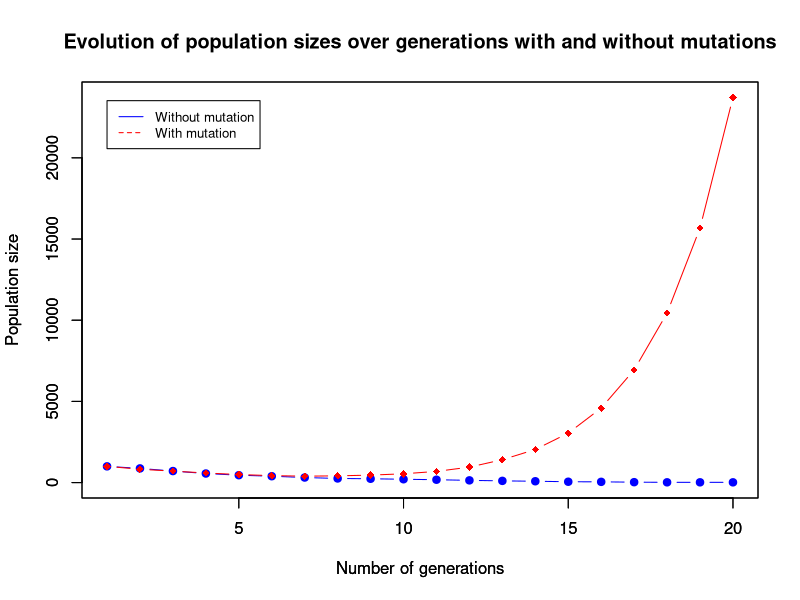
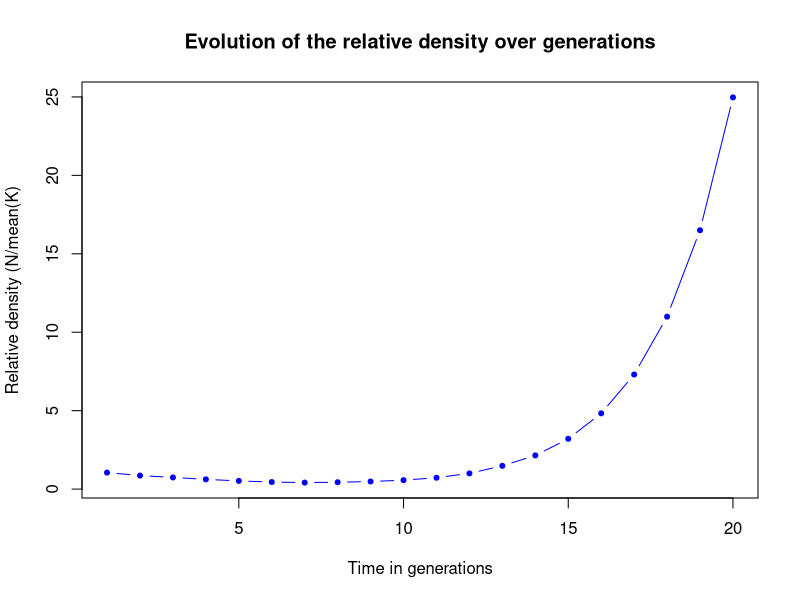
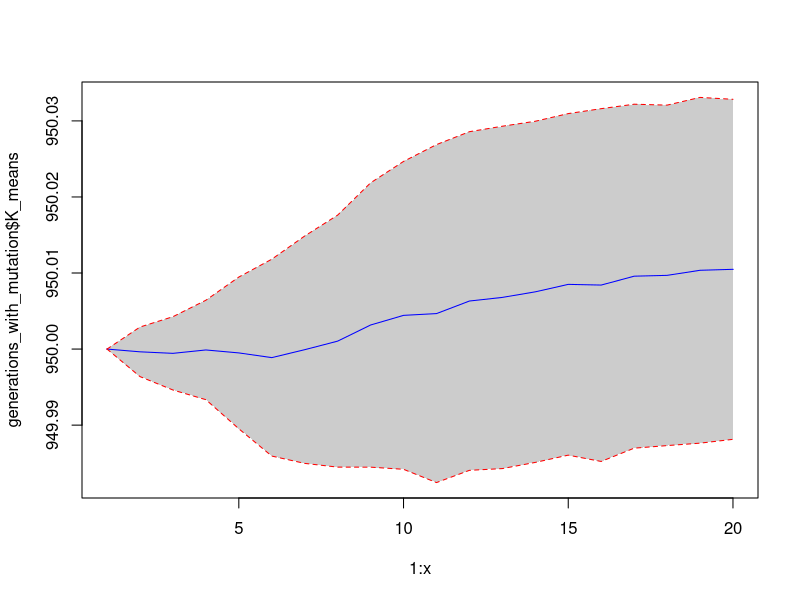
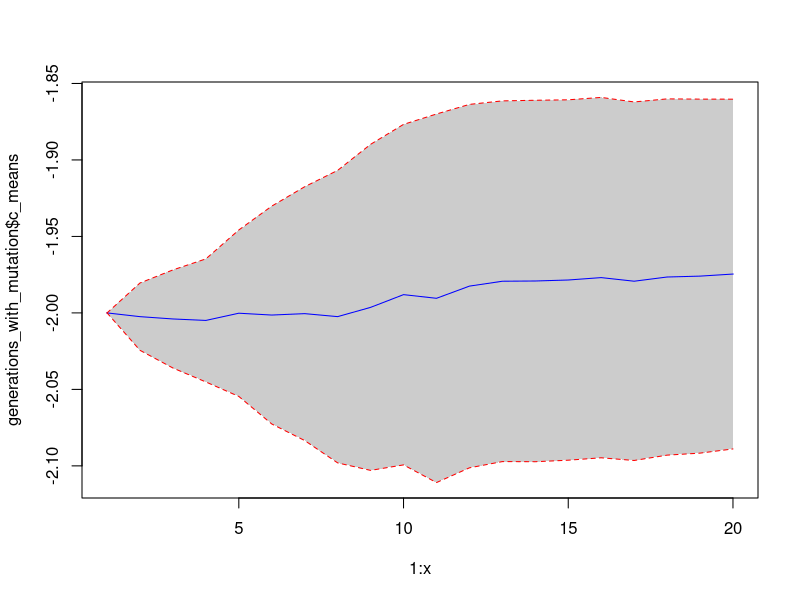
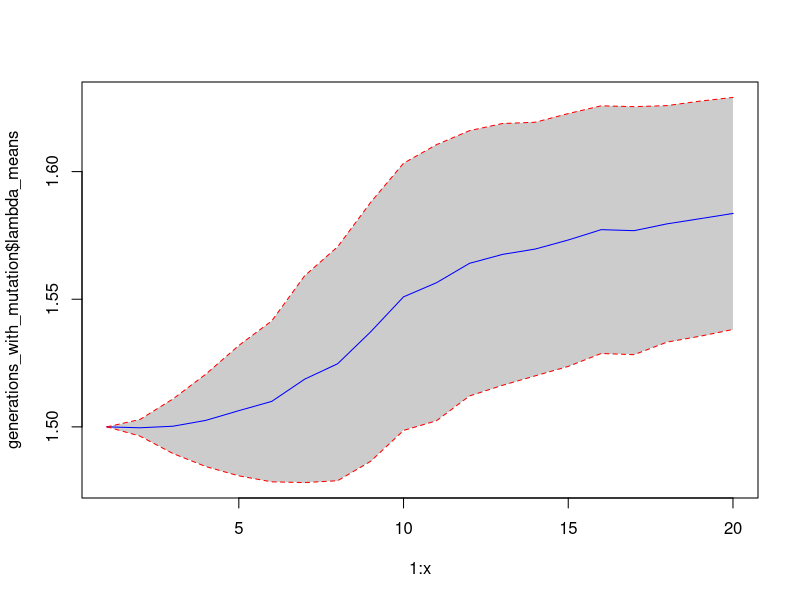

These charts were generated, in order, by the following R code:
## ---- chunk 1
# initial values
K <- 950 # equilibrium density, we interpreted "relaitevly small" as being close to the initial total density
lambda <- 1.5 # growth rate, also "relatively small"
N_init <- 1000 # initial total density
c <- -2 # complexity, less than -1
mu <- 0.01 # mutation rate, given
# we will define later r as the relative density à savoir N/mean(K)

# population initiale
population <- data.frame(K=rep(K, N_init), lambda=rep(lambda, N_init), c=rep(c, N_init))

## ---- chunk 2
# calculate fitnesses
calc_fitness <- function(N, K, lambda, c) {
  # make sure we're not accidentally dividing by 0
  if (any(lambda == 1)) {
    lambda <- 1.0000000001
  }
  res <- lambda / (1 + (lambda - 1)*((N/K)**((1-c)*lambda/(lambda-1))))
  return(res)
}
# test
# with(population[1,], calc_fitness(N_init, K, lambda, c))
## ---- chunk 3
# run
fitness <- with(population[1,], calc_fitness(N_init, K, lambda, c))
population$fitness <- rep(fitness, N_init)
## ---- chunk 4
# offspring per individual without mutation
offspring <- function(individual, N) {
  n_offspring <- rpois(1, individual$fitness)
  if (is.na(n_offspring)) {
    return(vector())
  } else {
    offspring <- data.frame(K=rep(individual$K, n_offspring), lambda=rep(individual$lambda, n_offspring), c=rep(individual$c, n_offspring), fitness=rep(individual$fitness, n_offspring))
    return(offspring)
  }
}
# test
# offspring(population[1,], N_init)
## ---- chunk 5
# next generation
next_generation <- function(population){
  next_gen <- data.frame(K=vector(), lambda=vector(), c=vector(), fitness=vector())
  for (i in 1:nrow(population)){
    o <- offspring(population[i,], nrow(population))
    next_gen <- rbind(next_gen, o)
  }
  return(next_gen)
}
# test
# next_generation(population)
## ---- chunk 6
next_generation_with_mutation <- function(population){
  next_gen <- data.frame(K=vector(), lambda=vector(), c=vector(), fitness=vector())
  for (i in 1:nrow(population)){
    o <- offspring(population[i,], nrow(population))
    next_gen <- rbind(next_gen, o)
  }
  n_mutations <- rpois(1, nrow(next_gen)*mu)
  mutants <- sample(nrow(next_gen), n_mutations, replace=FALSE)
  if(length(mutants) > 0) {
    for(i in 1:(ncol(next_gen)-1)) {
      next_gen[mutants,i] <- next_gen[mutants, i] + rnorm(1, 0, i*0.04)
    }
    next_gen[mutants,4] <- with(next_gen[mutants,], calc_fitness(nrow(next_gen), K, lambda, c))
  }
  return(next_gen)
}
## ---- chunk 7
# run over x generations and plot evolution of population size etc
run <- function(x, population) {
  generations <- population[1,]
  generations$N <- nrow(population)
  # without mutation
  for (i in 1:(x-1)) {
    population <- next_generation(population)
    population$N[1] <- nrow(population)
    generations <- rbind(generations, population[1,])
  }
  return(generations)
  
}
## ---- chunk 8
run_with_mutation <- function(x, population) {
  population_with_mutation <- population
  # with mutation
  generations_with_mutation <- data.frame(N=nrow(population_with_mutation), K_means=mean(population_with_mutation$K), K_sd=sd(population_with_mutation$K), lambda_means=mean(population_with_mutation$lambda), lambda_sd=sd(population_with_mutation$lambda), c_means=mean(population_with_mutation$c), c_sd=sd(population_with_mutation$c), fitness_means=mean(population_with_mutation$fitness), fitness_sd=sd(population_with_mutation$fitness))
  for (i in 1:(x-1)) {
    population_with_mutation <- next_generation_with_mutation(population_with_mutation)
    generations_with_mutation <- rbind(generations_with_mutation, c(nrow(population_with_mutation), mean(population_with_mutation$K), sd(population_with_mutation$K), mean(population_with_mutation$lambda), sd(population_with_mutation$lambda), mean(population_with_mutation$c), sd(population_with_mutation$c), mean(population_with_mutation$fitness), sd(population_with_mutation$fitness)))
  }
  generations_with_mutation$r <- generations_with_mutation$N / generations_with_mutation$K_means
  return(generations_with_mutation)
}
## ---- chunk 9
x <- 20
generations <- run(x, population)
generations_with_mutation <- run_with_mutation(x, population)
## ---- chunk 10
plot(1:x, generations$N, type="b", pch=19, col="blue", xlim=c(1, x), ylim=c(0, max(c(generations$N, generations_with_mutation$N))), xlab="Number of generations", ylab="Population size", main="Evolution of population sizes over generations with and without mutations")
par(new = T)
plot(1:x, generations_with_mutation$N, type="b", pch=18, col="red", xlim=c(1, x), ylim=c(0, max(c(generations$N, generations_with_mutation$N))), xlab="Number of generations", ylab="Population size")

legend(1, max(c(generations$N, generations_with_mutation$N))-200, legend=c("Without mutation", "With mutation"), col=c("blue", "red"), lty=1:2, cex=0.8)
## ---- chunk 11
# plot relative density of population with mutation
plot(1:x, generations_with_mutation$r, type="b", pch=20, col="blue", xlab="Time in generations", ylab="Relative density (N/mean(K)", main="Evolution of the relative density over generations")
## ---- chunk 12
# plot
plot(1:x, generations_with_mutation$K_means, type = 'l', col="blue", ylim=c(min(generations_with_mutation$K_means-generations_with_mutation$K_sd), max(generations_with_mutation$K_means+generations_with_mutation$K_sd)))
# add fill
polygon(c(x:1, 1:x), c(rev(generations_with_mutation$K_means-generations_with_mutation$K_sd), generations_with_mutation$K_means+generations_with_mutation$K_sd), col = 'grey80', border = NA)
lines(1:x, generations_with_mutation$K_means, col="blue")
# intervals
lines(1:x, generations_with_mutation$K_means-generations_with_mutation$K_sd, lty = 'dashed', col = 'red')
lines(1:x, generations_with_mutation$K_means+generations_with_mutation$K_sd, lty = 'dashed', col = 'red')
## ---- chunk 13
# plot
plot(1:x, generations_with_mutation$c_means, type = 'l', col="blue", ylim=c(min(generations_with_mutation$c_means-generations_with_mutation$c_sd), max(generations_with_mutation$c_means+generations_with_mutation$c_sd)))
# add fill
polygon(c(x:1, 1:x), c(rev(generations_with_mutation$c_means-generations_with_mutation$c_sd), generations_with_mutation$c_means+generations_with_mutation$c_sd), col = 'grey80', border = NA)
lines(1:x, generations_with_mutation$c_means, col="blue")
# intervals
lines(1:x, generations_with_mutation$c_means-generations_with_mutation$c_sd, lty = 'dashed', col = 'red')
lines(1:x, generations_with_mutation$c_means+generations_with_mutation$c_sd, lty = 'dashed', col = 'red')
## ---- chunk 14
# plot
plot(1:x, generations_with_mutation$lambda_means, type = 'l', col="blue", ylim=c(min(generations_with_mutation$lambda_means-generations_with_mutation$lambda_sd), max(generations_with_mutation$lambda_means+generations_with_mutation$lambda_sd)))
# add fill
polygon(c(x:1, 1:x), c(rev(generations_with_mutation$lambda_means-generations_with_mutation$lambda_sd), generations_with_mutation$lambda_means+generations_with_mutation$lambda_sd), col = 'grey80', border = NA)
lines(1:x, generations_with_mutation$lambda_means, col="blue")
# intervals
lines(1:x, generations_with_mutation$lambda_means-generations_with_mutation$lambda_sd, lty = 'dashed', col = 'red')
lines(1:x, generations_with_mutation$lambda_means+generations_with_mutation$lambda_sd, lty = 'dashed', col = 'red')
